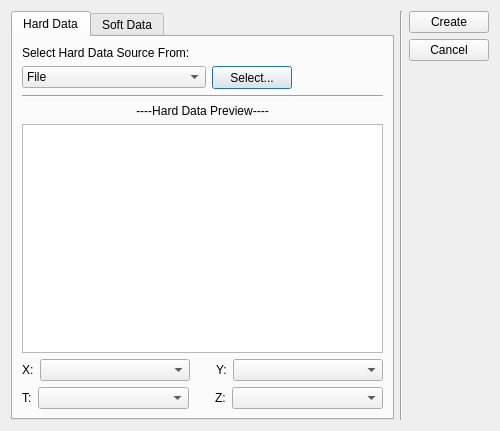
<?xml version="1.0" encoding="UTF-8"?>
<ui version="4.0">
 <class>SetDataDlg</class>
 <widget class="QDialog" name="SetDataDlg">
  <property name="windowModality">
   <enum>Qt::WindowModal</enum>
  </property>
  <property name="geometry">
   <rect>
    <x>0</x>
    <y>0</y>
    <width>500</width>
    <height>431</height>
   </rect>
  </property>
  <property name="minimumSize">
   <size>
    <width>500</width>
    <height>431</height>
   </size>
  </property>
  <property name="windowTitle">
   <string>Specify Data</string>
  </property>
  <layout class="QHBoxLayout" name="horizontalLayout">
   <item>
    <widget class="QTabWidget" name="tabWidget">
     <property name="currentIndex">
      <number>0</number>
     </property>
     <widget class="QWidget" name="tab">
      <attribute name="title">
       <string>Hard Data</string>
      </attribute>
      <layout class="QVBoxLayout" name="verticalLayout_4">
       <item>
        <layout class="QVBoxLayout" name="verticalLayout">
         <item>
          <widget class="QLabel" name="label_11">
           <property name="text">
            <string>Select Hard Data Source From:</string>
           </property>
          </widget>
         </item>
         <item>
          <layout class="QHBoxLayout" name="horizontalLayout_16">
           <item>
            <widget class="QComboBox" name="comboBox_hardfrom">
             <property name="sizePolicy">
              <sizepolicy hsizetype="Preferred" vsizetype="Fixed">
               <horstretch>0</horstretch>
               <verstretch>0</verstretch>
              </sizepolicy>
             </property>
             <item>
              <property name="text">
               <string>File</string>
              </property>
             </item>
             <item>
              <property name="text">
               <string>Layer</string>
              </property>
             </item>
             <item>
              <property name="text">
               <string>Shape File</string>
              </property>
             </item>
             <item>
              <property name="text">
               <string>Shape File (With Time Input)</string>
              </property>
             </item>
             <item>
              <property name="text">
               <string>Grid Input</string>
              </property>
             </item>
            </widget>
           </item>
           <item>
            <widget class="QPushButton" name="pushButton_hardselect">
             <property name="minimumSize">
              <size>
               <width>75</width>
               <height>23</height>
              </size>
             </property>
             <property name="text">
              <string>Select...</string>
             </property>
            </widget>
           </item>
           <item>
            <spacer name="horizontalSpacer_9">
             <property name="orientation">
              <enum>Qt::Horizontal</enum>
             </property>
             <property name="sizeHint" stdset="0">
              <size>
               <width>40</width>
               <height>20</height>
              </size>
             </property>
            </spacer>
           </item>
          </layout>
         </item>
         <item>
          <widget class="Line" name="line_3">
           <property name="orientation">
            <enum>Qt::Horizontal</enum>
           </property>
          </widget>
         </item>
         <item>
          <layout class="QHBoxLayout" name="horizontalLayout_8">
           <item>
            <widget class="QLabel" name="label_2">
             <property name="text">
              <string>----Hard Data Preview----</string>
             </property>
             <property name="alignment">
              <set>Qt::AlignCenter</set>
             </property>
            </widget>
           </item>
          </layout>
         </item>
         <item>
          <widget class="QTableWidget" name="tableWidget_harddata"/>
         </item>
         <item>
          <layout class="QHBoxLayout" name="horizontalLayout_2">
           <item>
            <widget class="QLabel" name="label_3">
             <property name="sizePolicy">
              <sizepolicy hsizetype="Maximum" vsizetype="Preferred">
               <horstretch>0</horstretch>
               <verstretch>0</verstretch>
              </sizepolicy>
             </property>
             <property name="text">
              <string>X:</string>
             </property>
            </widget>
           </item>
           <item>
            <widget class="QComboBox" name="comboBox_x">
             <property name="sizePolicy">
              <sizepolicy hsizetype="Preferred" vsizetype="Fixed">
               <horstretch>0</horstretch>
               <verstretch>0</verstretch>
              </sizepolicy>
             </property>
             <property name="editable">
              <bool>false</bool>
             </property>
             <property name="currentIndex">
              <number>-1</number>
             </property>
             <property name="frame">
              <bool>true</bool>
             </property>
            </widget>
           </item>
           <item>
            <spacer name="horizontalSpacer_3">
             <property name="orientation">
              <enum>Qt::Horizontal</enum>
             </property>
             <property name="sizeType">
              <enum>QSizePolicy::Maximum</enum>
             </property>
             <property name="sizeHint" stdset="0">
              <size>
               <width>20</width>
               <height>20</height>
              </size>
             </property>
            </spacer>
           </item>
           <item>
            <widget class="QLabel" name="label_4">
             <property name="sizePolicy">
              <sizepolicy hsizetype="Maximum" vsizetype="Preferred">
               <horstretch>0</horstretch>
               <verstretch>0</verstretch>
              </sizepolicy>
             </property>
             <property name="text">
              <string>Y:</string>
             </property>
            </widget>
           </item>
           <item>
            <widget class="QComboBox" name="comboBox_y">
             <property name="sizePolicy">
              <sizepolicy hsizetype="Preferred" vsizetype="Fixed">
               <horstretch>0</horstretch>
               <verstretch>0</verstretch>
              </sizepolicy>
             </property>
            </widget>
           </item>
          </layout>
         </item>
         <item>
          <layout class="QHBoxLayout" name="horizontalLayout_3">
           <item>
            <widget class="QLabel" name="label_5">
             <property name="sizePolicy">
              <sizepolicy hsizetype="Maximum" vsizetype="Preferred">
               <horstretch>0</horstretch>
               <verstretch>0</verstretch>
              </sizepolicy>
             </property>
             <property name="text">
              <string>T:</string>
             </property>
            </widget>
           </item>
           <item>
            <widget class="QComboBox" name="comboBox_t">
             <property name="sizePolicy">
              <sizepolicy hsizetype="Preferred" vsizetype="Fixed">
               <horstretch>0</horstretch>
               <verstretch>0</verstretch>
              </sizepolicy>
             </property>
            </widget>
           </item>
           <item>
            <spacer name="horizontalSpacer_5">
             <property name="orientation">
              <enum>Qt::Horizontal</enum>
             </property>
             <property name="sizeType">
              <enum>QSizePolicy::Maximum</enum>
             </property>
             <property name="sizeHint" stdset="0">
              <size>
               <width>20</width>
               <height>20</height>
              </size>
             </property>
            </spacer>
           </item>
           <item>
            <widget class="QLabel" name="label_6">
             <property name="sizePolicy">
              <sizepolicy hsizetype="Maximum" vsizetype="Preferred">
               <horstretch>0</horstretch>
               <verstretch>0</verstretch>
              </sizepolicy>
             </property>
             <property name="text">
              <string>Z:</string>
             </property>
            </widget>
           </item>
           <item>
            <widget class="QComboBox" name="comboBox_z">
             <property name="sizePolicy">
              <sizepolicy hsizetype="Preferred" vsizetype="Fixed">
               <horstretch>0</horstretch>
               <verstretch>0</verstretch>
              </sizepolicy>
             </property>
            </widget>
           </item>
          </layout>
         </item>
        </layout>
       </item>
      </layout>
     </widget>
     <widget class="QWidget" name="tab_2">
      <attribute name="title">
       <string>Soft Data</string>
      </attribute>
      <layout class="QVBoxLayout" name="verticalLayout_7">
       <item>
        <layout class="QVBoxLayout" name="verticalLayout_2">
         <item>
          <layout class="QHBoxLayout" name="horizontalLayout_5">
           <item>
            <widget class="QLabel" name="label_inputformat">
             <property name="enabled">
              <bool>true</bool>
             </property>
             <property name="text">
              <string>Soft PDF Type</string>
             </property>
            </widget>
           </item>
           <item>
            <widget class="QComboBox" name="comboBox_inputformat">
             <property name="enabled">
              <bool>true</bool>
             </property>
             <property name="sizePolicy">
              <sizepolicy hsizetype="Expanding" vsizetype="Fixed">
               <horstretch>0</horstretch>
               <verstretch>0</verstretch>
              </sizepolicy>
             </property>
             <item>
              <property name="text">
               <string>User Defined</string>
              </property>
             </item>
             <item>
              <property name="text">
               <string>Gaussian</string>
              </property>
             </item>
             <item>
              <property name="text">
               <string>Uniform</string>
              </property>
             </item>
            </widget>
           </item>
           <item>
            <spacer name="horizontalSpacer_11">
             <property name="orientation">
              <enum>Qt::Horizontal</enum>
             </property>
             <property name="sizeHint" stdset="0">
              <size>
               <width>40</width>
               <height>20</height>
              </size>
             </property>
            </spacer>
           </item>
           <item>
            <widget class="QLabel" name="label_softpdftype">
             <property name="enabled">
              <bool>true</bool>
             </property>
             <property name="minimumSize">
              <size>
               <width>71</width>
               <height>0</height>
              </size>
             </property>
             <property name="text">
              <string>Soft PDF Form:</string>
             </property>
            </widget>
           </item>
           <item>
            <widget class="QComboBox" name="comboBox_softpdftype">
             <property name="enabled">
              <bool>true</bool>
             </property>
             <property name="sizePolicy">
              <sizepolicy hsizetype="Expanding" vsizetype="Fixed">
               <horstretch>0</horstretch>
               <verstretch>0</verstretch>
              </sizepolicy>
             </property>
             <property name="editable">
              <bool>false</bool>
             </property>
             <property name="currentIndex">
              <number>1</number>
             </property>
             <property name="frame">
              <bool>true</bool>
             </property>
             <item>
              <property name="text">
               <string>Histogram</string>
              </property>
             </item>
             <item>
              <property name="text">
               <string>Linear</string>
              </property>
             </item>
            </widget>
           </item>
           <item>
            <layout class="QHBoxLayout" name="horizontalLayout_15"/>
           </item>
          </layout>
         </item>
         <item>
          <layout class="QHBoxLayout" name="horizontalLayout_17">
           <item>
            <widget class="QLabel" name="label_12">
             <property name="text">
              <string>Select Soft Data Source From:</string>
             </property>
            </widget>
           </item>
           <item>
            <widget class="QComboBox" name="comboBox_softfrom">
             <item>
              <property name="text">
               <string>File</string>
              </property>
             </item>
             <item>
              <property name="text">
               <string>Layer</string>
              </property>
             </item>
             <item>
              <property name="text">
               <string>Shape File</string>
              </property>
             </item>
            </widget>
           </item>
           <item>
            <widget class="QPushButton" name="pushButton_softselect">
             <property name="text">
              <string>Select...</string>
             </property>
            </widget>
           </item>
           <item>
            <spacer name="horizontalSpacer_10">
             <property name="orientation">
              <enum>Qt::Horizontal</enum>
             </property>
             <property name="sizeHint" stdset="0">
              <size>
               <width>40</width>
               <height>20</height>
              </size>
             </property>
            </spacer>
           </item>
          </layout>
         </item>
         <item>
          <widget class="Line" name="line_4">
           <property name="orientation">
            <enum>Qt::Horizontal</enum>
           </property>
          </widget>
         </item>
         <item>
          <layout class="QHBoxLayout" name="horizontalLayout_18">
           <item>
            <widget class="QLabel" name="label_datapreview_2">
             <property name="enabled">
              <bool>true</bool>
             </property>
             <property name="text">
              <string>----Soft Data Preview----</string>
             </property>
             <property name="alignment">
              <set>Qt::AlignCenter</set>
             </property>
            </widget>
           </item>
          </layout>
         </item>
         <item>
          <widget class="QTableWidget" name="tableWidget_softdata"/>
         </item>
         <item>
          <layout class="QHBoxLayout" name="horizontalLayout_9">
           <item>
            <layout class="QVBoxLayout" name="verticalLayout_5">
             <item>
              <layout class="QHBoxLayout" name="horizontalLayout_6">
               <item>
                <widget class="QLabel" name="label_7">
                 <property name="text">
                  <string>X:</string>
                 </property>
                </widget>
               </item>
               <item>
                <widget class="QComboBox" name="comboBox_soft_x">
                 <property name="sizePolicy">
                  <sizepolicy hsizetype="Expanding" vsizetype="Fixed">
                   <horstretch>0</horstretch>
                   <verstretch>0</verstretch>
                  </sizepolicy>
                 </property>
                </widget>
               </item>
              </layout>
             </item>
             <item>
              <layout class="QHBoxLayout" name="horizontalLayout_10">
               <item>
                <widget class="QLabel" name="label">
                 <property name="text">
                  <string>Y:</string>
                 </property>
                </widget>
               </item>
               <item>
                <widget class="QComboBox" name="comboBox_soft_y">
                 <property name="sizePolicy">
                  <sizepolicy hsizetype="Expanding" vsizetype="Fixed">
                   <horstretch>0</horstretch>
                   <verstretch>0</verstretch>
                  </sizepolicy>
                 </property>
                </widget>
               </item>
              </layout>
             </item>
             <item>
              <layout class="QHBoxLayout" name="horizontalLayout_11">
               <item>
                <widget class="QLabel" name="label_10">
                 <property name="text">
                  <string>T:</string>
                 </property>
                </widget>
               </item>
               <item>
                <widget class="QComboBox" name="comboBox_soft_t">
                 <property name="sizePolicy">
                  <sizepolicy hsizetype="Expanding" vsizetype="Fixed">
                   <horstretch>0</horstretch>
                   <verstretch>0</verstretch>
                  </sizepolicy>
                 </property>
                </widget>
               </item>
              </layout>
             </item>
            </layout>
           </item>
           <item>
            <layout class="QVBoxLayout" name="verticalLayout_6">
             <item>
              <layout class="QHBoxLayout" name="horizontalLayout_12">
               <item>
                <widget class="QLabel" name="label_soft_1">
                 <property name="text">
                  <string>Number of Limits:</string>
                 </property>
                </widget>
               </item>
               <item>
                <widget class="QComboBox" name="comboBox_soft_1">
                 <property name="sizePolicy">
                  <sizepolicy hsizetype="Expanding" vsizetype="Fixed">
                   <horstretch>0</horstretch>
                   <verstretch>0</verstretch>
                  </sizepolicy>
                 </property>
                </widget>
               </item>
              </layout>
             </item>
             <item>
              <layout class="QHBoxLayout" name="horizontalLayout_13">
               <item>
                <widget class="QLabel" name="label_soft_2">
                 <property name="text">
                  <string>Limits:</string>
                 </property>
                </widget>
               </item>
               <item>
                <widget class="QComboBox" name="comboBox_soft_2">
                 <property name="enabled">
                  <bool>true</bool>
                 </property>
                 <property name="sizePolicy">
                  <sizepolicy hsizetype="Expanding" vsizetype="Fixed">
                   <horstretch>0</horstretch>
                   <verstretch>0</verstretch>
                  </sizepolicy>
                 </property>
                </widget>
               </item>
              </layout>
             </item>
             <item>
              <layout class="QHBoxLayout" name="horizontalLayout_14">
               <item>
                <widget class="QLabel" name="label_soft_3">
                 <property name="text">
                  <string>Probadens:</string>
                 </property>
                </widget>
               </item>
               <item>
                <widget class="QComboBox" name="comboBox_soft_3">
                 <property name="enabled">
                  <bool>true</bool>
                 </property>
                 <property name="sizePolicy">
                  <sizepolicy hsizetype="Expanding" vsizetype="Fixed">
                   <horstretch>0</horstretch>
                   <verstretch>0</verstretch>
                  </sizepolicy>
                 </property>
                </widget>
               </item>
              </layout>
             </item>
            </layout>
           </item>
          </layout>
         </item>
        </layout>
       </item>
      </layout>
     </widget>
    </widget>
   </item>
   <item>
    <widget class="Line" name="line">
     <property name="orientation">
      <enum>Qt::Vertical</enum>
     </property>
    </widget>
   </item>
   <item>
    <layout class="QVBoxLayout" name="verticalLayout_3">
     <item>
      <widget class="QPushButton" name="pushButton_create">
       <property name="text">
        <string>Create</string>
       </property>
      </widget>
     </item>
     <item>
      <widget class="QPushButton" name="pushButton_cancel">
       <property name="text">
        <string>Cancel</string>
       </property>
      </widget>
     </item>
     <item>
      <spacer name="verticalSpacer">
       <property name="orientation">
        <enum>Qt::Vertical</enum>
       </property>
       <property name="sizeHint" stdset="0">
        <size>
         <width>20</width>
         <height>40</height>
        </size>
       </property>
      </spacer>
     </item>
    </layout>
   </item>
  </layout>
 </widget>
 <resources/>
 <connections/>
</ui>
